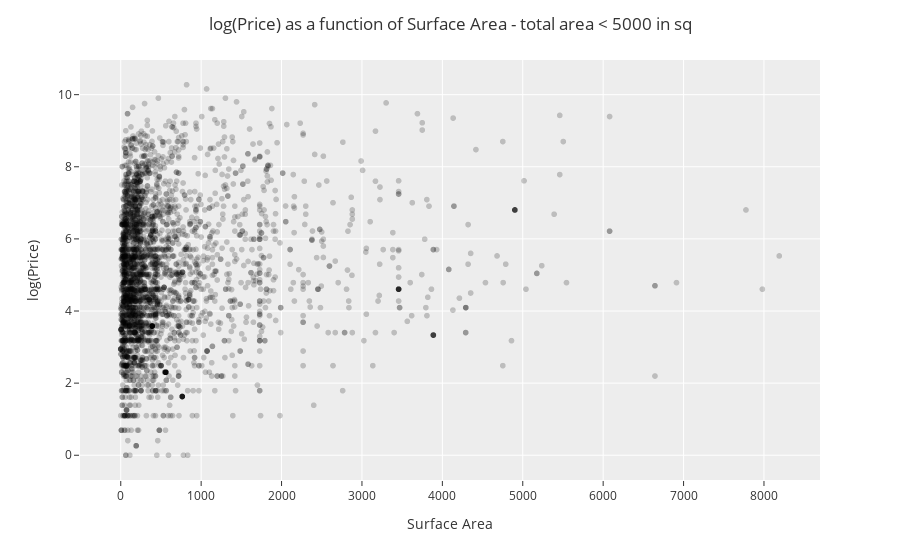

The code cell stored with this chart in its notebook:
### Code cell
fig = px.scatter(DF_model2,
                 x='Surface',
                 y='log_price',
                 color_discrete_sequence=['black'],
                 opacity=0.2)

fig.update_layout(template="ggplot2",
                  title='log(Price) as a function of Surface Area - total area < 5000 in sq',
                  title_x=0.5,
                  xaxis_title='Surface Area',
                  yaxis_title='log(Price)')


fig.show()

### Figure 1 — Plotly figure (JSON) as saved in the notebook; plotly's stock layout.template omitted (floating-point values rounded to 4 significant figures; data arrays with more than 128 entries replaced by an {"elided": "..."} marker saying what was removed)
{"data": [{"hovertemplate": "Surface=%{x}<br>log_price=%{y}<extra></extra>", "legendgroup": "", "marker": {"color": "black", "opacity": 0.2, "symbol": "circle"}, "mode": "markers", "name": "", "showlegend": false, "type": "scattergl", "x": {"elided": "3211 float values"}, "xaxis": "x", "y": {"elided": "3211 float values"}, "yaxis": "y"}], "layout": {"legend": {"tracegroupgap": 0}, "margin": {"t": 60}, "title": {"text": "log(Price) as a function of Surface Area - total area < 5000 in sq", "x": 0.5}, "xaxis": {"anchor": "y", "domain": [0, 1], "title": {"text": "Surface Area"}}, "yaxis": {"anchor": "x", "domain": [0, 1], "title": {"text": "log(Price)"}}}}
